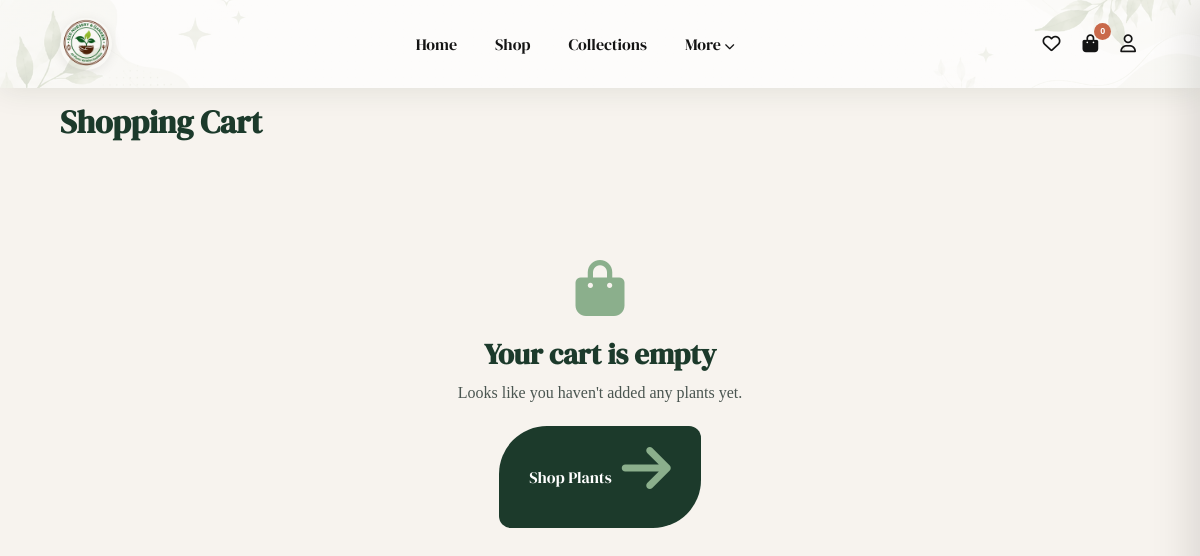
The app's page /cart/ (signed in), older data.
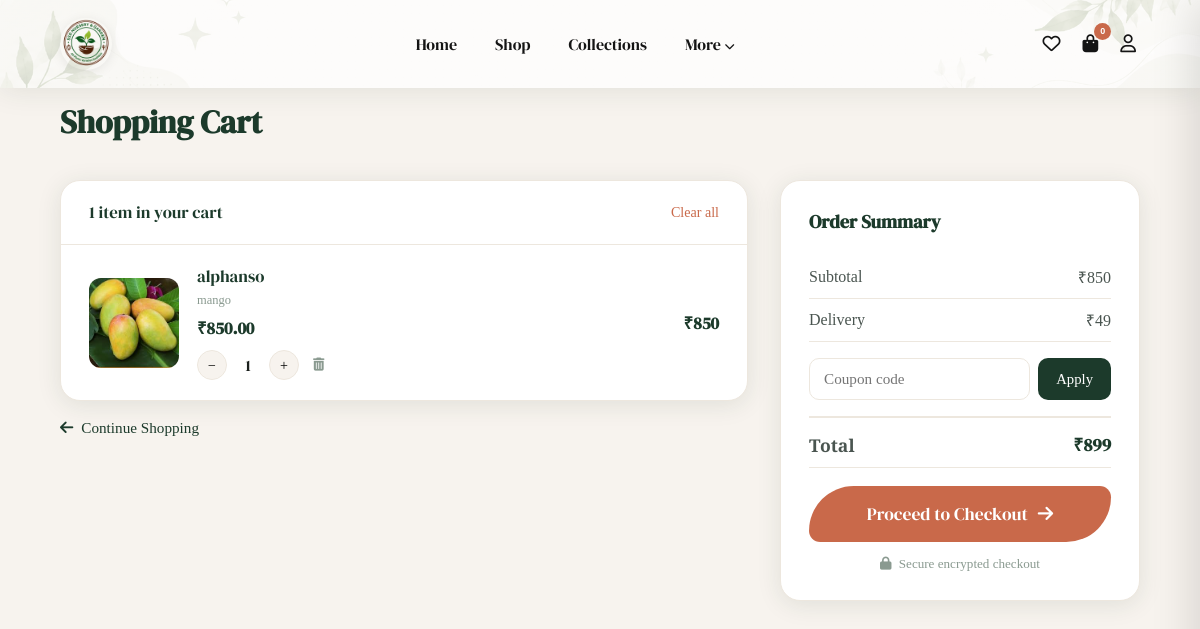
The same page, newer data.
### web/models.py (models this page shows, shortened)
class CartItem(models.Model):
    user     = models.ForeignKey(User, on_delete=models.CASCADE, related_name="cart_items")
    product  = models.ForeignKey(Product, on_delete=models.CASCADE)
    quantity = models.PositiveIntegerField(default=1)
    added_at = models.DateTimeField(auto_now_add=True)
    class Meta:
        unique_together = ("user", "product")
    @property
    def subtotal(self):
        return self.product.effective_price * self.quantity

class Product(models.Model):
    category = models.ForeignKey(
        Category,
        on_delete=models.CASCADE,
        related_name="products"
    )
    name = models.CharField(max_length=200)
    slug = models.SlugField(max_length=220, unique=True, blank=True)
    price = models.DecimalField(max_digits=10, decimal_places=2)
    offer_price = models.DecimalField(max_digits=10, decimal_places=2, blank=True, null=True)
    stock = models.PositiveIntegerField(default=0)
    image = models.ImageField(upload_to="products/", blank=True, null=True)
    description = models.TextField(blank=True)
    care_guide = models.TextField(blank=True)
    sunlight = models.CharField(max_length=100, blank=True)
    watering = models.CharField(max_length=100, blank=True)
    featured = models.BooleanField(default=False)
    is_active = models.BooleanField(default=True)
    created_at = models.DateTimeField(auto_now_add=True)
    class Meta:
        ordering = ["-created_at"]
    @property
    def effective_price(self):
        return self.offer_price if self.offer_price else self.price

class Category(models.Model):
    name = models.CharField(max_length=100, unique=True)
    slug = models.SlugField(max_length=120, unique=True, blank=True)
    image = models.ImageField(upload_to="categories/", blank=True, null=True)
    description = models.TextField(blank=True)
    is_active = models.BooleanField(default=True)
    created_at = models.DateTimeField(auto_now_add=True)
    class Meta:
        verbose_name_plural = "Categories"
        ordering = ["name"]

### web/views.py (the view)
def cart_page(request):
    if not request.user.is_authenticated:
        return redirect("/auth/?tab=login&next=/cart/")
    items    = _cart_items(request.user)
    subtotal, count = _cart_totals(items)
    delivery = _delivery_charge(subtotal)
    return render(request, "web/cart.html", {
        "items":    items,
        "subtotal": subtotal,
        "delivery": delivery,
        "total":    subtotal + delivery,
        "count":    count,
    })

### web/context_processors.py (called while the page is built)
def user_profile(request):
    notifications = Notification.objects.filter(is_active=True).order_by("-id")[:5]
    return {"notifications": notifications}

def cart_count(request):
    count = 0
    if request.user.is_authenticated:
        count = sum(
            i.quantity
            for i in CartItem.objects.filter(user=request.user)
        )
    return {
        "cart_count": count
    }

### web/views.py (called while the page is built)
def _delivery_charge(subtotal: Decimal) -> Decimal:
    return Decimal("0") if subtotal >= FREE_DELIVERY_THRESHOLD else DELIVERY_CHARGE

def _cart_items(user):
    return CartItem.objects.filter(user=user).select_related("product__category")

def _cart_totals(items):
    subtotal = sum(i.product.effective_price * i.quantity for i in items)
    count    = sum(i.quantity for i in items)
    return subtotal, count

### web/templates/web/cart.html (shortened to what this page needs)
{% load static %}
<!DOCTYPE html>
<html lang="en">
<head>
<link rel="stylesheet" href="https://cdnjs.cloudflare.com/ajax/libs/font-awesome/6.5.1/css/all.min.css">
<link rel="stylesheet" href="{% static 'css/style.css' %}"><link rel="stylesheet" href="{% static 'css/cartsidebar.css' %}">
</head>
<body data-auth="{% if request.user.is_authenticated %}1{% else %}0{% endif %}">
{% with active_nav="cart" nav_solid=True %}{% include "web/_navbar.html" %}{% endwith %}
<div class="cart-page">
  <h1 class="cart-page-title">Shopping Cart</h1>
  {% if items %}
  <div class="cart-layout">
    <div>
      <div class="cart-items-card">
        <div class="cart-items-header">
          <span>{{ items.count }} item{{ items.count|pluralize }} in your cart</span>
          <button onclick="clearCart()" style="font-family:'Cormorant Garamond',serif;font-size:.88rem;color:var(--terracotta);background:none;border:none;cursor:pointer;">Clear all</button>
        </div>
        {% for item in items %}
        <div class="cart-item-row" id="cart-row-{{ item.product.id }}">
          {% if item.product.image %}
          <img src="{{ item.product.image.url }}" alt="{{ item.product.name }}" class="cart-item-thumb">
          {% else %}
          <div class="cart-item-thumb" style="display:flex;align-items:center;justify-content:center;color:var(--sage);font-size:1.8rem;"><i class="fas fa-seedling"></i></div>
          {% endif %}
          <div class="cart-item-details">
            <h4>{{ item.product.name }}</h4>
            <span class="cat-tag">{{ item.product.category.name }}</span>
            <div class="item-price">
              {% if item.product.offer_price %}₹{{ item.product.offer_price }}{% else %}₹{{ item.product.price }}{% endif %}
            </div>
            <div class="qty-ctrl">
              <button class="qc-btn" onclick="updateQty({{ item.product.id }}, {{ item.quantity|add:'-1' }})">−</button>
              <span class="qc-num" id="qty-{{ item.product.id }}">{{ item.quantity }}</span>
              <button class="qc-btn" onclick="updateQty({{ item.product.id }}, {{ item.quantity|add:'1' }})">+</button>
              <button class="remove-btn" onclick="removeItem({{ item.product.id }})" title="Remove"><i class="fas fa-trash-alt"></i></button>
            </div>
          </div>
          <div class="item-subtotal" id="sub-{{ item.product.id }}">₹{{ item.subtotal|floatformat:0 }}</div>
        </div>
        {% endfor %}
      </div>
      <a href="{% url 'shop' %}" style="display:inline-flex;align-items:center;gap:8px;color:var(--forest);font-family:'Cormorant Garamond',serif;font-size:.95rem;margin-top:18px;">
        <i class="fas fa-arrow-left"></i> Continue Shopping
      </a>
    </div>
    <div class="cart-summary">
      <h3>Order Summary</h3>
      <div class="summary-row">Subtotal <span id="cart-subtotal">₹{{ subtotal|floatformat:0 }}</span></div>
      <div class="summary-row">Delivery <span id="cart-delivery">{% if delivery == 0 %}Free{% else %}₹{{ delivery|floatformat:0 }}{% endif %}</span></div>
      <div class="coupon-row">
        <input type="text" class="coupon-input" id="couponCode" placeholder="Coupon code">
        <button class="btn-apply-coupon" onclick="applyCoupon()">Apply</button>
      </div>
      <div class="summary-row" style="font-weight:700;font-size:1.1rem;border-top:2px solid var(--ivory-dark);padding-top:14px;margin-top:4px;">
        Total <strong id="cart-total">₹{{ total|floatformat:0 }}</strong>
      </div>
      <a href="{% url 'checkout' %}" class="btn-checkout-big">Proceed to Checkout <i class="fas fa-arrow-right"></i></a>
      <div style="text-align:center;margin-top:14px;font-family:'Cormorant Garamond',serif;font-size:.82rem;color:var(--text-light);">
        <i class="fas fa-lock" style="margin-right:4px;"></i> Secure encrypted checkout
      </div>
    </div>
  </div>
  {% else %}
  <div class="cart-empty-page">
    <i class="fas fa-shopping-bag"></i>
    <h2>Your cart is empty</h2>
    <p>Looks like you haven't added any plants yet.</p>
    <a href="{% url 'shop' %}" class="btn-shop-now">Shop Plants <i class="fas fa-arrow-right"></i></a>
  </div>
  {% endif %}
</div>
</body>
</html>

### web/templates/web/_navbar.html (shortened to what this page needs)
{% load static %}
<nav class="navbar{% if nav_solid %} scrolled{% endif %}" id="navbar">
<div class="logo">
    <a href="{% url 'home' %}">
        <img src="{% static 'images/logo.png' %}" alt="SSD Nursery" class="brand-logo">
    </a>
</div>
<ul class="nav-links" id="nav-links">
    <li>
        <a href="{% url 'home' %}" {% if active_nav == 'home' %}class="active"{% endif %}>
            Home
        </a>
    </li>
    <li>
        <a href="{% url 'shop' %}" {% if active_nav == 'shop' %}class="active"{% endif %}>
            Shop
        </a>
    </li>
    <li>
        <a href="{% url 'collections' %}" {% if active_nav == 'collections' %}class="active"{% endif %}>
            Collections
        </a>
    </li>
    <li class="has-drop">
        <a href="#">
            More
            <i class="fas fa-chevron-down" style="font-size:0.65rem;"></i>
        </a>
    </li>
</ul>
<div class="nav-actions">
    {% if request.user.is_authenticated %}
    <a href="{% url 'wishlist_page' %}"
       class="icon-btn wishlist-nav-btn"
       title="Wishlist">
        <i class="far fa-heart"></i>
    </a>
    {% endif %}
    <button class="icon-btn cart-btn" id="cartNavBtn" title="Cart">
        <i class="fas fa-shopping-bag"></i>
        <span class="cart-count" id="cartNavCount">0</span>
    </button>
    <div class="profile-dropdown">
        <button class="icon-btn" id="profileToggle">
            <i class="far fa-user"></i>
        </button>
    </div>
</div>
</nav>

### web/templates/web/_navbar.html (style rules this page uses)
.has-drop { position: relative; }

Row changes from the older to the newer data that the page shows:
added CartItem: product.image (picture), product.name "alphanso", product.category.name "mango", product.offer_price "850.00", quantity "1", subtotal "850"
Text that changed along with them:
{{ items.count }}: (not shown) → "1"
{{ subtotal|floatformat:0 }}: (not shown) → "850"
{{ delivery|floatformat:0 }}: (not shown) → "49"
{{ total|floatformat:0 }}: (not shown) → "899"
text no longer shown: "Your cart is empty Looks like you haven't added any plants yet. Shop Plants"
text now shown: "item in your cart Clear all Continue Shopping Order Summary Subtotal ₹ Delivery ₹ Apply Total ₹ Proceed to Checkout Secure encrypted checkout"
